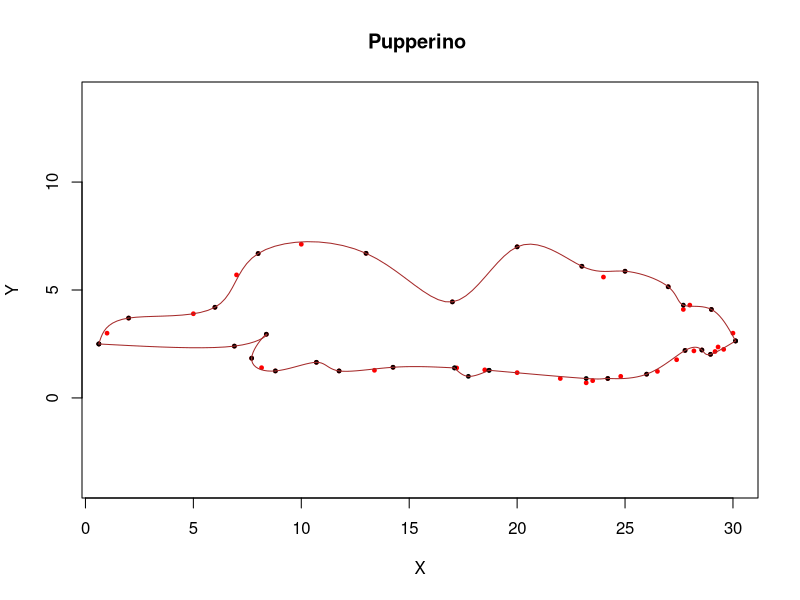

Source code (R):


#Puntos originales

y=c(3,3.7,3.9,4.2,5.7,6.69,7.12,6.7,4.45,7,6.1,5.6,5.87,5.15,4.1,4.3,4.1,3)                                                                                                      
x=c(1,2,5,6,7,8,10,13,17,20,23,24,25,27,27.7,28,29,30)      
xb = c(0.62,6.9,8.38,7.7,8.16,8.8,10.7,11.75,13.39,14.25,17.2,18.5,20,22,23.2,23.5,24.2,24.8,26,26.5,27.39,27.78,28.56,28.96,28.19,29.17,29.31,29.57,30.12)
yb = c(2.5,2.4,2.95,1.84,1.4,1.25,1.65,1.25,1.28,1.42,1.39,1.3,1.17,0.9,0.7,0.8,0.9,1,1.10,1.23,1.77,2.2,2.22,2.02,2.18,2.15,2.36,2.25,2.64)

plot(x,y, pch=19, cex=0.5, col = "red", asp=1,xlab="X", ylab="Y", main="Pupperino ",ylim = c(0,10))
points(xb,yb,col = "red",pch =19,cex = 0.5)


#6.69,6.7,4.45
#8,13,17
#6.3,6.2,4.15
#8.2,13.3,17.23
#Puntos interpolados
y2  = c(2.5,3.7,4.2,6.69,6.7,4.45,7,6.1,5.87,5.15,4.3,4.1,2.64)                                                                                                      
x2  = c(0.62,2,6,8,13,17,20,23,25,27,27.7,29,30.12)  
xb2 = c(0.62,6.9,8.38,7.7,8.8,10.7,11.75,14.25,17.1)
yb2 = c(2.5,2.4,2.95,1.84,1.25,1.65,1.25,1.42,1.39)
xb2o = c(17.1,17.74,18.7)
yb2o = c(1.39,1,1.28)
xb3  = c(18.7,23.2,24.2,26,27.78,28.56,28.96,30.12)
yb3  = c(1.28,0.9,0.9,1.10,2.2,2.22,2.02,2.64)


#Se imprimen los puntos interpolados
points(x2,y2,col = "black",pch =19,cex = 0.5)
points(xb2,yb2,col = "black",pch =19,cex = 0.5)
points(xb2o,yb2o,col = "black",pch =19,cex = 0.5)
points(xb3,yb3,col = "black",pch =19,cex = 0.5)








#Inicio codigo
calculoError<-function(x,f,s,n)
{
  err<-0
  sol<-0
  ans<-0
  for(i in 1:n)
  {
    h<-max(x[i+1]-x[i])
    err=h^(3/2)
    ans = f(x[i])-s[i]
    if(!is.null((ans< err))||!is.null((ans==err)))
    {
      sol[i]=ans
    }
  }
  return(sol)
}

impresionCompError <- function(x,y,datx,daty)
{
  fSplinesNatural <- splinefun(x,y,method = "natural")
  fSplinesmonoHFC <- splinefun(x,y, method = "monoH.FC" )
  errorNatural <- calculoError(datx,fSplinesNatural,daty,length(datx))
  errorMonoHFC <- calculoError(datx,fSplinesmonoHFC,daty,length(datx))
  datosN <- data.frame(cbind(datx,daty,errorNatural))
  colnames(datosN)<-c('X','Spline Natural','Error')
  print(datosN)
  datosMHFC <- data.frame(cbind(datx,daty,errorNatural))
  colnames(datosMHFC)<-c('X','Spline MonoH.FC','Error')
  print(datosMHFC)
  
}

SplineCubico_Aux<- function(x,y){
  a=rep(y)
  n=length(x)
  h<-(c(x,0)-c(0,x))[2:n]
  #Cuando (i,j) i = j = 2(hi+hi+1)
  #Cuando (i,j-1) = hi
  #Cuando (i,j+1) = hi+1
  A <- c(1,rep(0,times=n-1))
  for (i in 1:(n-2)) {
    # rep(0,times = i-1) y rep (0,times = n-i-2) son para poner 0 en elementos que no compongan la diagonal
    A <- rbind(A,c( rep(0,times=i-1) , c(h[i],2*(h[i]+h[i+1]),h[i+1]) , rep(0,times=n-i-2) ) )
  }
  A <- rbind(A,c(rep(0,times=n-1),1))
  casoBase<-(3/c(1,h,1,1)*(c(a,1,1) - c(1,a,1)) - 3/c(1,1,h,1)*(c(1,a,1)-c(1,1,a)))[3:n]
  b <- c(0,casoBase,0)
  #Despeje de la ecuacion de la forma Ax = b
  c <- solve(A, b)
  #Se calculan los coeficientes del polinomio de Spline
  b <- ((c(a,0) - c(0,a))/c(1,h,1) - c(1,h,1)/3*(c(c,0) + 2*c(0,c)))[2:n]
  d <- ((c(c,0) - c(0,c))/(3*c(1,h,1)))[2:n]
  
  return( rbind(a[1:n-1],b,c[1:n-1],d) )
}

SplineCubico<-function(x,y){
  t = 1:length(x)
  sx = SplineCubico_Aux(t,x)
  sy = SplineCubico_Aux(t,y)
  for (i in 1:(length(t)-1)) {
    dat<- data.frame(t=seq(t[i],t[i+1], by=0.1) )
    fx <- function(x) (sx[1,i] + sx[2,i]*(x-t[i]) + sx[3,i]*(x-t[i])^2 + sx[4,i]*(x-t[i])^3)
    fy <- function(x) (sy[1,i] + sy[2,i]*(x-t[i]) + sy[3,i]*(x-t[i])^2 + sy[4,i]*(x-t[i])^3)
    dat$y=fy(dat$t)
    dat$x=fx(dat$t)
    points(dat$x,dat$y,type='l', col='brown',lwd=1)
    #impresionCompError(x,y,dat$x,dat$y)
  }
}


#Llamadas para los intervalos
SplineCubico(x2,y2)
SplineCubico(xb2,yb2)
SplineCubico(xb2o,yb2o)
SplineCubico(xb3, yb3)